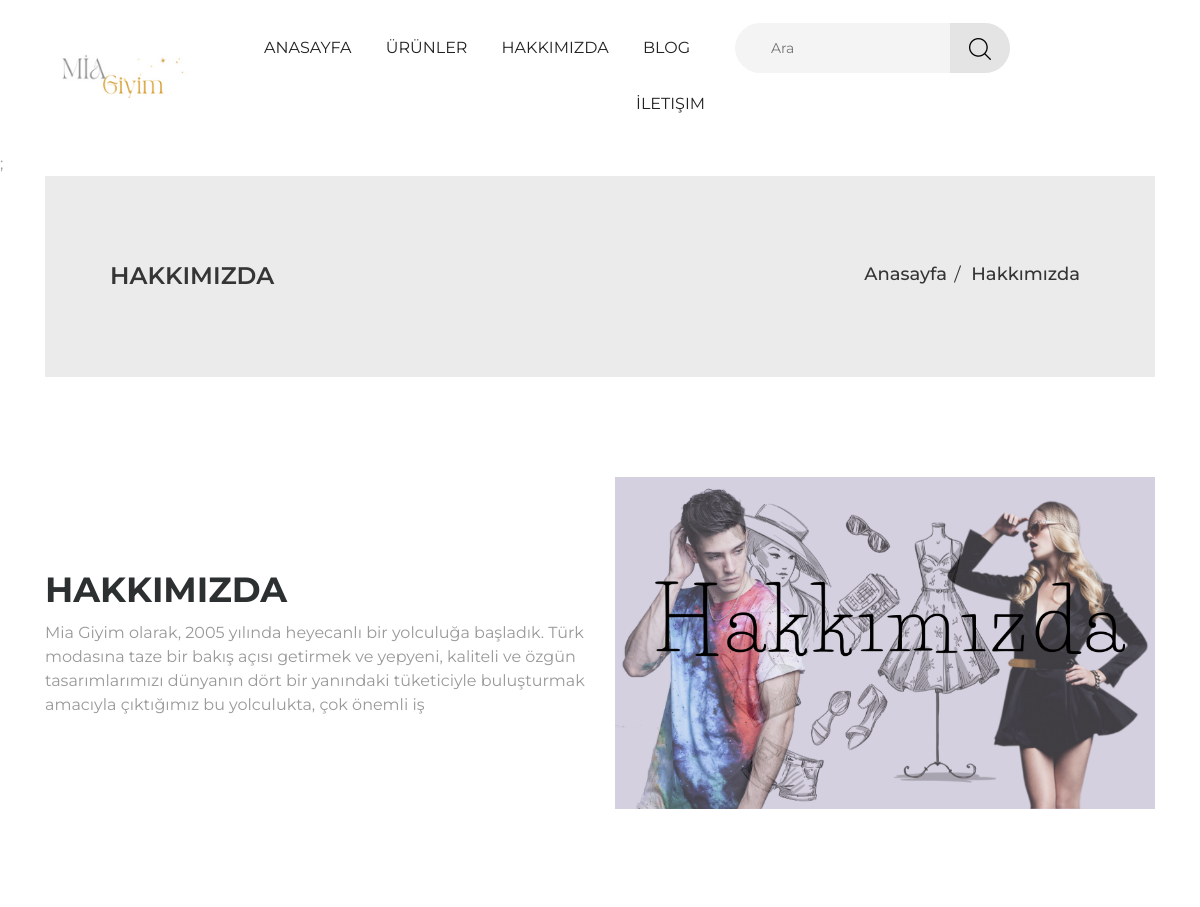
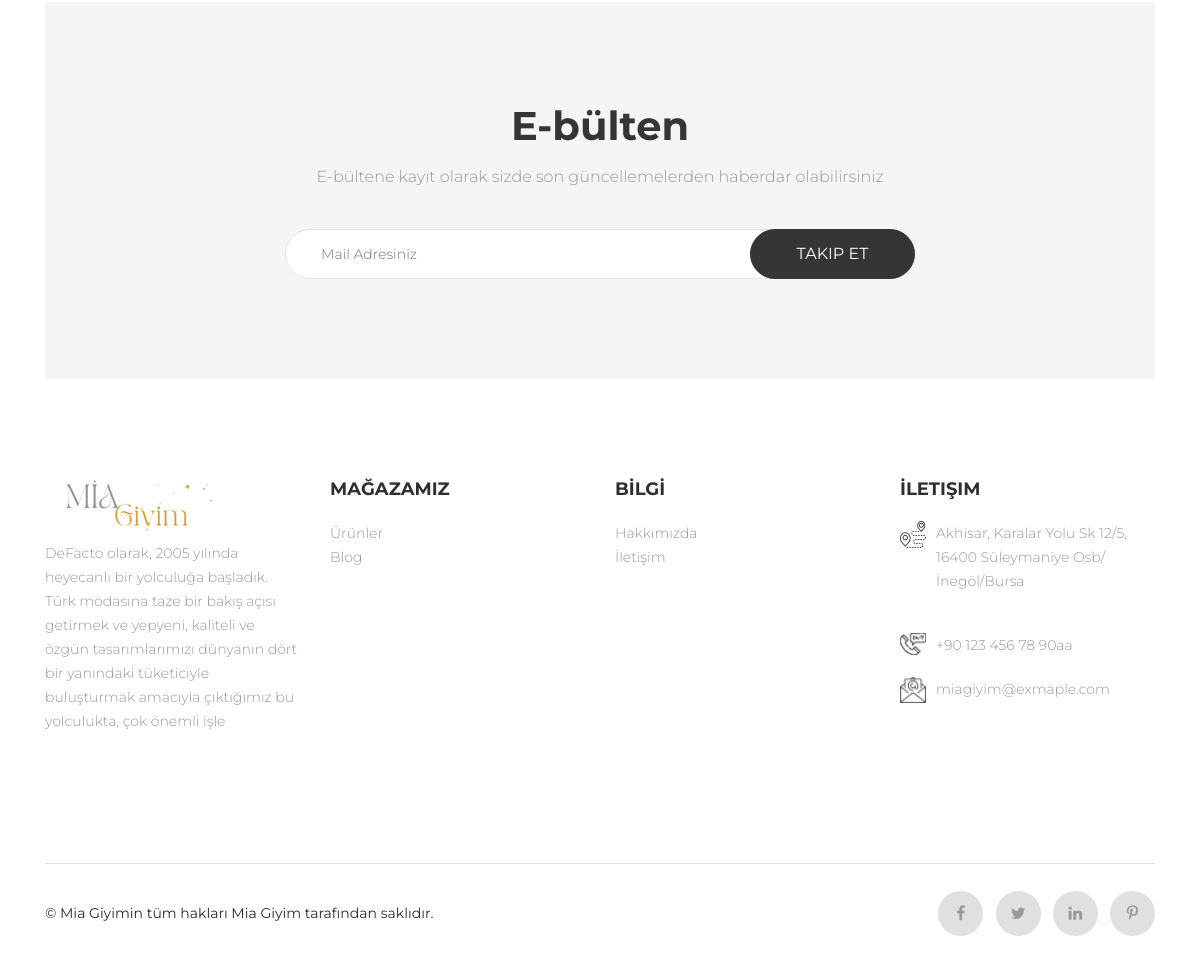
Page /hakkimizda.php on the committed database (2 pictures, top to bottom).
### tables this page shows
CREATE TABLE `logo_icon` (
  `logoID` int(11) NOT NULL,
  `logo` varchar(255) NOT NULL,
  `icon` varchar(255) NOT NULL,
  `title` varchar(255) NOT NULL
);

CREATE TABLE `hakkimizda` (
  `hakkimizdaID` int(11) NOT NULL,
  `hakkimizdaFoto` varchar(255) NOT NULL,
  `hakkimizdaBaslik` varchar(255) NOT NULL,
  `hakkimizdaYazi` varchar(255) NOT NULL
);

CREATE TABLE `footer` (
  `footerID` int(11) NOT NULL,
  `footerYazi` varchar(255) NOT NULL
);

CREATE TABLE `iletisim` (
  `iletisimID` int(11) NOT NULL,
  `iletisimMapsUrl` text NOT NULL,
  `iletisimAdres` varchar(255) NOT NULL,
  `iletisimMail` varchar(255) NOT NULL,
  `iletisimTel` varchar(255) NOT NULL
);

### sistem/baglan.php (called while the page is built, shortened)
<?php
$domain     =   "http://localhost/projeler/satis/";
?>

### hakkimizda.php (the view)
<?php include 'header.php' ?>;
<?php
$hakkimizda = $db->prepare("SELECT * FROM  hakkimizda");
$hakkimizda->execute();
$hakkimizdaCek = $hakkimizda->fetch(PDO::FETCH_ASSOC);
?>
		<div class="main" id="main">
			<section class="page-banner">
				<div class="container">
					<div class="page-banner-in">
						<div class="row">
							<div class="col-xl-6 col-lg-6 col-12">
								<h1 class="page-banner-title text-uppercase">Hakkımızda</h1>
							</div>
							<div class="col-xl-6 col-lg-6 col-12">
								<ul class="right-side">
									<li><a href="anasayfa.php">Anasayfa</a></li>
									<li>Hakkımızda</li>
								</ul>
							</div>
						</div>
					</div>
				</div>
			</section>
			<section class="pt-100">
				<div class="container">
					<div class="row">
						<div class="col-lg-6 align-flax order-r-2">
							<div class="about-box about-box-text">
								<h2 class="about-title text-uppercase"><?= $hakkimizdaCek["hakkimizdaBaslik"]; ?></h2>
								<p class="about-des"><?= $hakkimizdaCek["hakkimizdaYazi"]; ?></p>
							</div>
						</div>
						<div class="col-lg-6 order-r-1">
							<div class="about-box">
								<img src="images/<?= $hakkimizdaCek["hakkimizdaFoto"]; ?>" alt="about">
							</div>
						</div>
					</div>
				</div>
			</section>
			<?php include 'e-bulten.php' ?>
			<?php include 'footer.php'; ?>

### header.php (shortened to what this page needs)
<?php include 'sistem/baglan.php' ?>
<?php
$logo = $db->prepare("SELECT * FROM  logo_icon");
$logo	->execute();
$logoCek = $logo->fetch(PDO::FETCH_ASSOC);
?>
<!DOCTYPE html>
<html lang="en">
<head>
	<link rel="stylesheet" type="text/css" href="<?= $domain ?>css/font-awesome.min.css">
	<link rel="stylesheet" type="text/css" href="<?= $domain ?>css/owl.carousel.css">
	<link rel="stylesheet" type="text/css" href="<?= $domain ?>css/bootstrap.min.css">
	<link rel="stylesheet" type="text/css" href="<?= $domain ?>css/magnific-popup.css">
	<link rel="stylesheet" type="text/css" href="<?= $domain ?>css/animate.css">
	<link rel="stylesheet" type="text/css" href="<?= $domain ?>css/shoes.css">
	<link rel="stylesheet" type="text/css" href="<?= $domain ?>css/responsive.css">
</head>
<body>
	<div class="main" id="main">
		<header class="header transition">
			<div class="container position-r">
				<div class="row">
					<div class="col-lg-2 col-md-4 col-6 align-flax">
						<div class="navbar-header">
							<a class="navbar-brand" href="<?= $domain ?>anasayfa">
								<img alt="log" src="<?= $domain ?>images/<?= $logoCek["logo"]; ?>" class="transition">
							</a>
						</div>
					</div>
					<div class="col-lg-10 col-md-8 col-6 position-i">
						<div class="menu-left transition">
							<div class="menu">
								<ul>
									<li>
										<a href="<?= $domain ?>anasayfa">Anasayfa</a>
									</li>
									<li>
										<a href="<?= $domain ?>urunler">Ürünler</a>
									</li>
									<li>
										<a href="<?= $domain ?>hakkimizda">Hakkımızda</a>
									</li>
									<li class="plus">
										<a href="<?= $domain ?>blog">Blog</a>
									</li>
									<li>
										<a href="<?= $domain ?>iletisim">İletişim</a>
									</li>
								</ul>
							</div>
						</div>
						<div class="search-right">
							<div class="search-menu">
								<form action="<?= $domain;?>urunler" method="GET" >
								<input type="text" name="ara" class="search-input" placeholder="Ara">
								<div class="search-button-i transition">
									<img src="<?= $domain;?>images/search.png" class="position-r transition" alt="search">
								</div>
								</form>
							</div>
							<ul class="login-cart">
							</ul>
						</div>
					</div>
				</div>
			</div>
		</header>

### footer.php (shortened to what this page needs)
<?php
$footer = $db->prepare("SELECT * FROM  footer");
$footer->execute();
$footerCek = $footer->fetch(PDO::FETCH_ASSOC);
?>
<?php
$iletisim = $db->prepare("SELECT * FROM  iletisim");
$iletisim->execute();
$iletisimCek = $iletisim->fetch(PDO::FETCH_ASSOC);
?>
<footer class="footer pt-100">
	<div class="container">
		<div class="footer-inner">
			<div class="footer-box">
				<div class="footer-logo">
					<a href="<?= $domain;?>anasayfa.php"><img src="<?= $domain;?>images/logo.png" alt="logo"></a>
				</div>
				<p class="footer-desc"><?= $footerCek["footerYazi"]; ?></p>
			</div>
			<div class="footer-box footer-static">
				<h2 class="footer-title text-uppercase">Mağazamız</h2>
				<ul class="footer-block-contant">
					<li><a href="<?= $domain;?>urunler.php">Ürünler</a></li>
					<li><a href="<?= $domain;?>blog.php">Blog</a></li>
				</ul>
			</div>
			<div class="footer-box footer-static">
				<h2 class="footer-title text-uppercase">BİLGİ</h2>
				<ul class="footer-block-contant">
					<li><a href="<?= $domain;?>hakkimizda.php">Hakkımızda</a></li>
					<li><a href="<?= $domain;?>iletisim.php">İletişim</a></li>
				</ul>
			</div>
			<div class="footer-box footer-contact footer-static m-0">
				<h2 class="footer-title text-uppercase">İletişim</h2>
				<ul class="footer-block-contant">
					<li><img src="<?= $domain;?>images/cont-1.png" alt="img"><a href="<?= $iletisimCek["iletisimMapsUrl"]; ?>"><?= $iletisimCek["iletisimAdres"]; ?></a><li>
					<li><img src="<?= $domain;?>images/cont-2.png" alt="img"><a href="tel:<?= $iletisimCek["iletisimTel"]; ?>"><?= $iletisimCek["iletisimTel"]; ?></a></li>
					<li><img src="<?= $domain;?>images/cont-3.png" alt="img"><a href="mailto:<?= $iletisimCek["iletisimMail"]; ?>"><?= $iletisimCek["iletisimMail"]; ?></a></li>
				</ul>
			</div>
		</div>
		<div class="copy-right mt-100">
			<div class="row">
				<div class="col-xl-6 col-lg-6 col-md-12">
					<p class="copyright-text">&#169; Mia Giyimin tüm hakları Mia Giyim tarafından saklıdır.</p>
				</div>
				<div class="col-xl-6 col-lg-6 col-md-12">
					<ul>
						<li><a href="#"><i class="fa fa-facebook" aria-hidden="true"></i></a></li>
						<li><a href="#"><i class="fa fa-twitter" aria-hidden="true"></i></a></li>
						<li><a href="#"><i class="fa fa-linkedin" aria-hidden="true"></i></a></li>
						<li><a href="#"><i class="fa fa-pinterest-p" aria-hidden="true"></i></a></li>
					</ul>
				</div>
			</div>
		</div>
	</div>
</footer>
</div>
</body>
</html>

### css/shoes.css (style rules this page uses)
* { box-sizing: border-box; outline: none !important; }
body, html { height: 100%; margin: 0; padding: 0; }
body { line-height: 24px; color: #999; font-size: 16px; font-family: 'Montserrat', sans-serif; font-weight: 400; letter-spacing: 0px; position: relative; }
.container { max-width: 1750px; }
img { height: auto; max-width: 100%; border: none; outline: none; }
a, a:focus { outline: none !important; text-decoration: none; box-shadow: unset !important; }
a { cursor: pointer; text-decoration: none; color: #999; }
ul, li, label, span { list-style: none; padding: 0; margin: 0; }
.transition, a, input, button { transition: all 0.4s ease 0s; -moz-transition: all 0.4s ease 0s; -webkit-transition: all 0.4s ease 0s; -o-transition: all 0.4s ease 0s; }
.right-side { float: right; }
.text-uppercase { text-transform: uppercase; }
.align-flax { display: flex; align-items: center; }
.position-i { position: initial; }
.position-r { position: relative; }
h1, h2, h3, h4, h5, h6 { margin: 0; padding: 0; color: #2d3031; font-weight: 700 }
.pt-100 { padding-top: 100px; }
.mt-100 { margin-top: 100px; }
.m-0 { margin: 0; }
.header { padding: 20px 0px; }
.menu-left { width: calc(100% - 500px); float: left; padding-right: 65px; padding-top: 4px }
.menu ul { text-align: right; }
.menu ul li { display: inline-block; padding: 16px 31px; }
.menu ul li:first-child { padding-left: 0; }
.menu ul li:last-child { padding-right: 0; }
.menu ul li a { color: #222222; text-transform: uppercase; position: relative; }
.menu ul li a:before { content: ""; position: absolute; bottom: -5px; left: 0; width: 0; height: 2px; background: #222222; transition: all 400ms ease; }
.search-right { width: 500px; float: left; position: relative; top: 6px; }
.search-menu { width: calc(100% - 125px); float: left; position: relative; padding-right: 20px; }
.search-input { background: #f4f4f4; border: 1px solid #f4f4f4; border-radius: 50px; color: #363535; font-size: 14px; padding: 12px 65px 12px 35px; width: 100%; height: 50px }
.search-button-i, .search-btn { background: #e4e4e4; width: 60px; height: 50px; line-height: 50px; text-align: center; position: absolute; top: 0; right: 20px; border-radius: 50px; border-top-left-radius: 0; border-bottom-left-radius: 0; overflow: hidden; }
.login-cart { width: 125px; float: left; }
.page-banner-in { background: #ebebeb; padding: 86px 65px; }
.page-banner-title { font-size: 24px; color: #363535; font-weight: 600; }
.page-banner ul li { display: inline-block; font-size: 18px; color: #363535; padding: 0px 10px; position: relative; font-weight: 500; }
.page-banner ul li:after { content: ""; position: absolute; top: 3px; width: 1px; height: 18px; background: #363535; right: -1px; transform: rotate(20deg); }
.page-banner ul li:last-child:after { content: unset; }
.page-banner ul li a { color: #363535; }
.about-title { font-size: 35px; margin-bottom: 10px; }
.about-des:last-child { margin-bottom: 0; }
.footer-inner { display: flex; justify-content: space-between; margin: 0px -15px; }
.footer-box { padding: 0px 15px; }
.footer-desc { font-size: 14px; color: #999999; font-weight: 300; max-width: 330px; padding-top: 10px; margin-bottom: 0; }
.footer-title { font-size: 18px; font-weight: 700; margin-bottom: 20px; }
.footer-box ul li a { font-size: 14px; color: #999999; font-weight: 300; }
.footer-contact li { padding-bottom: 20px; display: flex; width: 100%; align-items: flex-start; }
.footer-contact li:last-child { padding-bottom: 0; }
.footer-contact a { width: calc(100% - 26px); float: left; padding-left: 10px; }
.footer-contact ul li a { text-decoration: unset !important; }
.footer-contact img { width: 26px; float: left; }
.copy-right { border-top: 1px solid #dfdfdf; padding: 27px 0px; }
.copyright-text { font-size: 14px; color: #2a2b2c; margin-bottom: 0; padding-top: 10px; }
.copy-right ul { text-align: right; }
.copy-right ul li { display: inline-block; padding-left: 8px; }
.copy-right ul li a { background: #e0e0e0; display: block; width: 45px; height: 45px; line-height: 45px; text-align: center; border-radius: 100%; }

### rows in the picture
logo_icon: logo (picture)
hakkimizda: hakkimizdaBaslik "HAKKIMIZDA", hakkimizdaYazi "Mia Giyim olarak, 2005 yılında heyecanlı bir yolculuğa başladık. Türk modasına taze bir bakış açısı getirmek ve yepyeni, kaliteli ve özgün tasarımlarımızı dünyanın dört bir yanındaki tüketiciyle buluşturmak amacıyla çıktığımız bu yolculukta, çok önemli iş", hakkimizdaFoto (picture)
footer: footerYazi "DeFacto olarak, 2005 yılında heyecanlı bir yolculuğa başladık. Türk modasına taze bir bakış açısı getirmek ve yepyeni, kaliteli ve özgün tasarımlarımızı dünyanın dört bir yanındaki tüketiciyle buluşturmak amacıyla çıktığımız bu yolculukta, çok önemli işle"
iletisim: iletisimAdres "Akhisar, Karalar Yolu Sk 12/5, 16400 Süleymaniye Osb/İnegöl/Bursa", iletisimTel "+90 123 456 78 90aa", iletisimMail "miagiyim@exmaple.com"
